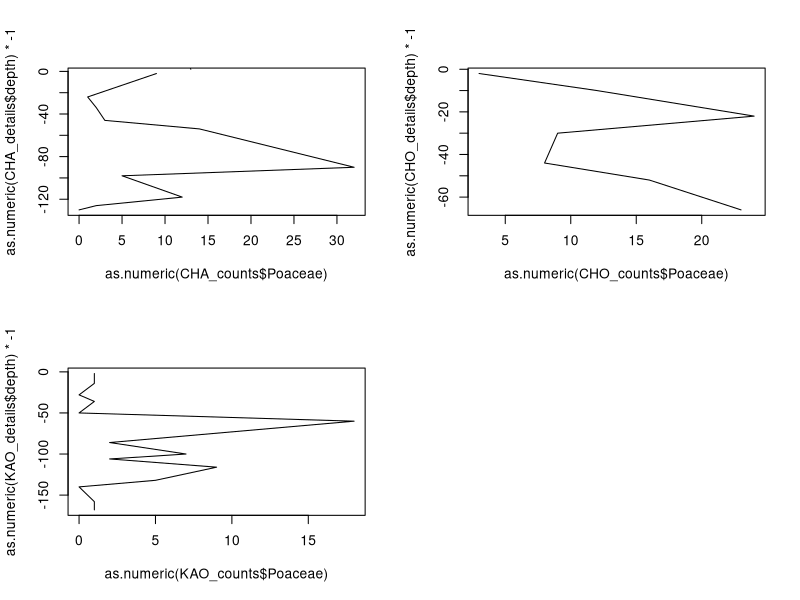
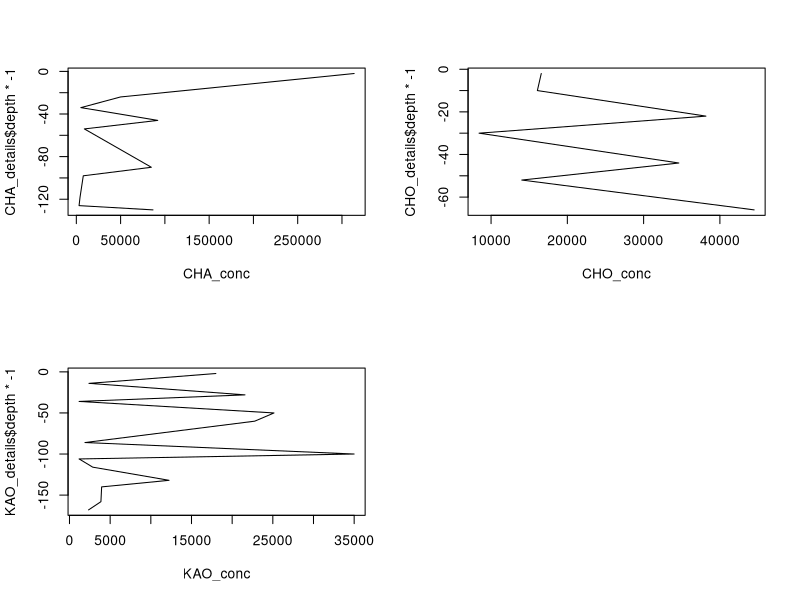

Reproduce these figures in R, in order.
###Basic plotting of Gamo Results for SAA Poster

#Necessary Functions

plottR=function(x,y,
                percent=TRUE,
                spacing=5,
                min_LYCO=0,
                min_PHYT=0,
                min_POL=0,
                scale_exclude=FALSE,
                stacked=FALSE,
                set_windows=FALSE,
                window_size=100,
                stem_labels=NA,
                exclude_columns=NA,
                exclude_size=25,
                #exclude=NA, #Let's lose the "exclude" command, include "independent" plotting?
                plot_boxes=TRUE,
                box_width=5,
                pl_colors=0,
                sample_lines=FALSE,
                by_depth=TRUE,
                plot_title=NA,
                point_limit=1,
                log_concentrations=FALSE,
                manual_range=FALSE,
                min_y=0,
                max_y=100,
                label_buffer=75,
                label_anchor=5,
                plot_zones=FALSE,
                clust=NA,
                n_groups=3,
                zone_labels=NA
                #aspct_ratio=
)
{ 
  if(class(stem_labels)=="character"){
    taxa=stem_labels
  } else {
    taxa=colnames(x)
  }
  
  
  if(percent==TRUE){ #Path for calculating percents rather than raw values ###CALCULATING PERCENTS IS STUPID
    
    #Scan for values to exclude
    LYCO_n=y$LYCO_n
    x=x[LYCO_n>min_LYCO,]
    
    if(by_depth==FALSE){
      all_sample_depths=y$cal_BP
      cut_sample_depths=all_sample_depths[LYCO_n<=min_LYCO]
      use_sample_depths=all_sample_depths[LYCO_n>min_LYCO]
    } else {
      all_sample_depths=y$depth
      cut_sample_depths=all_sample_depths[LYCO_n<=min_LYCO]
      use_sample_depths=all_sample_depths[LYCO_n>min_LYCO]
    }
    
    
    #Need maximum widths of each type
    #taxa=colnames(x) - testing something here
    x[is.na(x)] = 0
    x_max=apply(x,2,max)
    
    if(scale_exclude==TRUE){ #We're dropping in spaces for the appended data
      x_max[(length(x_max)-(length(exclude_columns)-1)):length(x_max)]=exclude_size
    }
    
    windows=ceiling(x_max) #Each morphotype gets a "window" set just above its max value.
    
    anchors=vector("numeric",length=length(windows))
    for(i in 1:length(anchors)){
      if(i==1){
        anchors[i]=0
      } else {
        anchors[i]=sum(windows[1:(i-1)])+(spacing*(i-1))
      }
    }
    
    plot_width=sum(windows)+(spacing*(length(windows)-1)) #Total width for the plot in percent.
    
    if(by_depth==TRUE){ #Fork here to plot by date
      y_var=y$depth[LYCO_n>min_LYCO]
    } else {
      y_var=y$cal_BP[LYCO_n>min_LYCO] #First crack at adding dates... 3.6.2024-CAK
    } #this is where you would add dates if applicable
    
    #Break here to add if statement to manage y axis plotting.
    if(manual_range==FALSE){
      plot(0,0,xlim=c(0-(plot_width*0.05),plot_width),ylim=c(max(y_var)*-1,label_buffer),pch=NA,ann=FALSE,axes=FALSE) 
      #Do we need divergent paths for plotting by date or depth?
    } else {
      plot(0,0,xlim=c(0-(plot_width*0.05),plot_width),ylim=c(max_y*-1,(min_y+label_buffer)),pch=NA,ann=FALSE,axes=FALSE)
    }
    ### Plotting uses manual manipulation of the upper part of the y axis to create space for labels. This needs to be managed as a %. 
    
    if(is.character(plot_title)==TRUE){
      title(main=plot_title)
    }
    
    #if(plot_zones==TRUE){ #adjusting anchors and taxa list for zone title
    #  anchors=c(0-(plot_width*0.049),anchors)
    #  taxa = c("zones",taxa)
    #}
    
    text(anchors,label_anchor,labels=taxa,srt=45,adj=c(0,0),cex=0.75)
    #This is where we break it for mannual_range
    if(manual_range==FALSE){
      axis(2,seq(max(y_var)*-1,0,5),las=1,labels=seq(max(y_var),0,-5),cex.axis=0.75)
    } else {
      axis(2,seq(max_y*-1,min_y*-1,max_y*0.05),las=1,labels=seq(max_y,min_y,max_y*-0.05),cex.axis=0.75)
    }
    
    
    for(i in 1:ncol(x)){ #Loop for plotting data by columns, note that everything that's submitted gets plotted, "exclude" only refers to % calculation
      top_pts=c(rep(anchors[i],2))
      btm_pts=c(0,max(y_var)*-1)
      #print(c(top_pts,btm_pts)) #Testing if this was working, if there's problems, try turning this on.
      #Forking here to manage drawing stems
      if(manual_range==TRUE){
        btm_pts=c(min_y,max_y)*-1
      }
      lines(top_pts,btm_pts)
      
      if(plot_boxes==TRUE){ #Splitting path here to focus on plotting boxes, can incorporate polygons later...
        if(scale_exclude==TRUE){
          if(i<ncol(x)-(length(exclude_columns)-1)){
            for(ii in 1:nrow(x)){
              if(x[ii,i]>point_limit){
                box_x=c(0,0,x[ii,i],x[ii,i])+anchors[i]
                box_y=c(y_var[ii],y_var[ii]+box_width,y_var[ii]+box_width,y_var[ii])*-1
                #polygon(box_x,box_y,col="black")
                polygon(box_x,box_y,col=pl_colors[i])
              } else {
                pch_val=21
                pch_val[x[ii,i]==0]=NA
                points(x[ii,i]+anchors[i],(y_var[ii]+(box_width*0.5))*-1,pch=pch_val,bg="black",cex=0.5)
              }
              
            }
          } else {
            box_mx=max(x[,i],na.rm=TRUE)
            box_pr=x[,i]/box_mx
            box_points=box_pr*exclude_size
            for(ii in 1:nrow(x)){
              box_x=c(0,0,box_points[ii],box_points[ii])+anchors[i]
              box_y=c(y_var[ii],y_var[ii]+box_width,y_var[ii]+box_width,y_var[ii])*-1
              #polygon(box_x,box_y,col="black")
              polygon(box_x,box_y,col=pl_colors[i])
            }
          }
        } else {
          for(ii in 1:nrow(x)){
            if(x[ii,i]>point_limit){
              box_x=c(0,0,x[ii,i],x[ii,i])+anchors[i]
              box_y=c(y_var[ii],y_var[ii]+box_width,y_var[ii]+box_width,y_var[ii])*-1
              #polygon(box_x,box_y,col="black")
              polygon(box_x,box_y,col=pl_colors[i])
            } else {
              pch_val=21
              pch_val[x[ii,i]==0]=NA
              points(x[ii,i]+anchors[i],(y_var[ii]+(box_width*0.5))*-1,pch=pch_val,bg="black",cex=0.5)
            }
            
          }
        }
        
        
        
      } else { #This is where we do polygons
        
        if(scale_exclude==TRUE){
          if(i<ncol(x)-(length(exclude_columns)-1)){
            
            x_points = c(x[,i],rep(0,length(x[,i])))+anchors[i]
            y_points = c(y_var,rev(y_var))*-1
            polygon(x_points,y_points, col=pl_colors[i])
            
            for(ii in 1:nrow(x)){
              if(x[ii,i]>point_limit){
                if(sample_lines==TRUE){
                  lines(c(0,x[ii,i])+anchors[i],c(y_var[ii],y_var[ii])*-1)
                }
                #box_x=c(0,0,x[ii,i],x[ii,i])+anchors[i]
                #box_y=c(y_var[ii],y_var[ii]+box_width,y_var[ii]+box_width,y_var[ii])*-1
                #polygon(box_x,box_y,col="black")
                #polygon(box_x,box_y,col=pl_colors[i])
              } else {
                pch_val=21
                pch_val[x[ii,i]==0]=NA
                points(x[ii,i]+anchors[i],(y_var[ii]+(box_width*0.5))*-1,pch=pch_val,bg="black",cex=0.5)
              }
              
            }
          } else {
            box_mx=max(x[,i],na.rm=TRUE)
            box_pr=x[,i]/box_mx
            box_points=box_pr*exclude_size
            
            x_points = c(box_points,rep(0,length(box_points)))+anchors[i]
            y_points = c(y_var,rev(y_var))*-1
            #x_points=c(box_points,rep(0,length(box_points)))
            #y_points=c(y_var,rev(y_var))
            
            polygon(x_points,y_points,col=pl_colors[i])
            
            for(ii in 1:nrow(x)){
              #box_x=c(0,0,box_points[ii],box_points[ii])+anchors[i]
              #box_y=c(y_var[ii],y_var[ii]+box_width,y_var[ii]+box_width,y_var[ii])*-1
              #polygon(box_x,box_y,col="black")
              #polygon(box_x,box_y,col=pl_colors[i])
            }
          }
        } else {
          
          x_points = c(x[,i],rep(0,length(x[,i])))+anchors[i]
          y_points = c(y_var,rev(y_var))*-1
          polygon(x_points,y_points, col=pl_colors[i])
          
          for(ii in 1:nrow(x)){
            if(x[ii,i]>point_limit){
              if(sample_lines==TRUE){
                lines(c(0,x[ii,i])+anchors[i],c(y_var[ii],y_var[ii])*-1)
              }
              #box_x=c(0,0,x[ii,i],x[ii,i])+anchors[i]
              #box_y=c(y_var[ii],y_var[ii]+box_width,y_var[ii]+box_width,y_var[ii])*-1
              #polygon(box_x,box_y,col="black")
              #polygon(box_x,box_y,col=pl_colors[i])
            } else {
              pch_val=21
              pch_val[x[ii,i]==0]=NA
              points(x[ii,i]+anchors[i],(y_var[ii]+(box_width*0.5))*-1,pch=pch_val,bg="black",cex=0.5)
            }
            
          }
        }
        
        
        
      }
      
      if(i<ncol(x)-(length(exclude_columns)-1)){
        axis(1,at=c(anchors[i],anchors[i]+windows[i]),labels=c(NA,windows[i]),cex.axis=0.75)
      } else {
        axis(1,at=c(anchors[i],anchors[i]+windows[i]),labels=c(NA,ceiling(max(x[,i],na.rm=TRUE))),cex.axis=0.75)
      }
      
      #HOLD POINT FOR ZONES
      
    } #Closing column plotting loop.
    
    if(plot_zones==TRUE){ ###Adding zones to plots, supply a chclust object and n groups.
      clusters = cutree(clust, k = n_groups)
      text_anchors=vector("numeric",length = length(n_groups))
      text(0-(plot_width*0.04),label_anchor,labels="zones",srt=45,adj=c(0,0),cex=0.75) #adding zone label
      if(class(zone_labels)=="character"){
        
      } 
      else {
        zone_labels=as.character(c(1:n_groups))
      }
      for(j in 2:n_groups){ #Now we find lines between the major groups. Can append this to the cluster building.
        xj = max(y_var[clusters == j-1])*-1
        yj = min(y_var[clusters == j])*-1
        b = (xj + (yj - xj)/2)
        lines(c(0-(plot_width*0.05),plot_width), c(b, b), lty = 3)
        text_anchors[j]=b
      }
      for(k in 1:n_groups){
        if(k!=n_groups){
          text(0-(plot_width*0.03),text_anchors[k+1]+((text_anchors[k]-text_anchors[k+1])/2),zone_labels[k],cex=0.6,adj=c(1,0))
        } else {
          text(0-(plot_width*0.03),text_anchors[k]-((text_anchors[k]+max_y)/2),zone_labels[k],cex=0.6,adj=c(1,0))
        }
        
      }
    } else {}
    
    points(-rep(spacing,length(use_sample_depths)),(use_sample_depths*-1)-(box_width*0.5),pch=21,cex=0.5)
    points(-rep(spacing,length(cut_sample_depths)),(cut_sample_depths*-1)-(box_width*0.5),pch=4,cex=0.5)
    
  } else { #Closing percent calculation path, this is where raw value plots would begin.
    
    #if(stacked==TRUE & summarize_taxa==TRUE){ #Building out loop to handle summarizing results by taxa groups.
    
    #We need summarized results for select samples (thresholds for sample size and lycopodium?), then we plot as points or boxes?
    
    #} #Closing out summarizing by group plots.
    
    if(stacked==TRUE & set_windows==TRUE){ #Opening section for plotting stacked results with even windows.
      
      if(log_concentrations==TRUE){
        conc_finder=grep("conc",colnames(x))
        for(i in 1:length(conc_finder)){
          x[,conc_finder[i]]=log(x[,conc_finder[i]])
        }
      }
      
      LYCO_n=y$LYCO_n
      
      all_sample_depths=y$depth
      cut_sample_depths=all_sample_depths[LYCO_n<=min_LYCO]
      use_sample_depths=all_sample_depths[LYCO_n>min_LYCO]
      
      x=x[LYCO_n>min_LYCO,]
      y=y[LYCO_n>min_LYCO,]
      #taxa=colnames(x)
      x_max=apply(x,2,max)
      
      if(scale_exclude==TRUE){ #We're dropping in spaces for the appended data
        x_max[(length(x_max)-(length(exclude_columns)-1)):length(x_max)]=exclude_size
      }
      
      windows=rep(window_size,ncol(x)/2) #Each morphotype gets a "window" set just above its max value.
      
      anchors=vector("numeric",length=length(windows))
      for(i in 1:length(anchors)){
        if(i==1){
          anchors[i]=0
        } else {
          anchors[i]=sum(windows[1:(i-1)])+(spacing*(i-1))
        }
      }
      
      plot_width=sum(windows)+(spacing*(length(windows)-1)) #Total width for the plot in percent.
      
      if(by_depth==TRUE){ #Fork here to plot by date
        y_var=y$depth
      } else {} #this is where you would add dates if applicable
      
      
      #Break here to add if statement to manage y axis plotting.
      if(manual_range==FALSE){
        plot(0,0,xlim=c(0-(plot_width*0.05),plot_width),ylim=c(max(y_var)*-1,label_buffer),pch=NA,ann=FALSE,axes=FALSE) 
        #Do we need divergent paths for plotting by date or depth?
      } else {
        plot(0,0,xlim=c(0-(plot_width*0.05),plot_width),ylim=c(max_y*-1,(min_y+label_buffer)),pch=NA,ann=FALSE,axes=FALSE)
      }
      ### Plotting uses manual manipulation of the upper part of the y axis to create space for labels. This needs to be managed as a %. 
      
      if(is.character(plot_title)==TRUE){
        title(main=plot_title)
      }
      
      #Can we draw boxes straight out?
      
      evens=seq(2,ncol(x),2)
      odds=seq(1,ncol(x),2)
      
      plot_placement=vector("character",length=ncol(x))
      
      plot_placement[evens]="front"
      plot_placement[odds]="back"
      
      #taxa=stem_labels
      
      anchors=rep(anchors,2)
      anchors=anchors[order(anchors)]
      
      text(anchors[evens]+(window_size*0.3),5,labels=taxa[evens],adj=c(0,0),cex=0.75) ###This is broken in stacked logic - FIX
      text(anchors[odds]+(window_size*0.3),15,labels=taxa[odds],adj=c(0,0),cex=0.75)
      #Break here with manual_range
      if(manual_range==FALSE){
        axis(2,seq(max(y_var)*-1,0,5),las=1,labels=seq(max(y_var),0,-5),cex.axis=0.75)
      } else {
        axis(2,seq(max_y*-1,min_y*-1,5),las=1,labels=seq(max_y,min_y,-5),cex.axis=0.75)
      }
      
      
      for(i in 1:ncol(x)){
        #print(c(top_pts,btm_pts)) #Testing if this was working, if there's problems, try turning this on.
        if(plot_boxes==TRUE){ #Splitting path here to focus on plotting boxes, can incorporate polygons later..
          if(plot_placement[i]=="front"){
            box_mx=max(x[,i-1],na.rm=TRUE)
            box_pr=x[,i]/box_mx
            box_points=box_pr*window_size
            for(ii in 1:nrow(x)){
              
              if(x[ii,i]>point_limit){
                
                box_x=c(0,0,box_points[ii],box_points[ii])+anchors[i]
                box_y=c(y_var[ii],y_var[ii]+box_width,y_var[ii]+box_width,y_var[ii])*-1
                polygon(box_x,box_y,col="gray")
                
              } else {
                pch_val=21
                pch_val[x[ii,i]==0]=NA
                points(x[ii,i]+anchors[i],(y_var[ii]+(box_width*0.5))*-1,pch=pch_val,bg="gray",cex=0.5)
                #points(x[ii,i]+anchors[i],(y_var[ii]+(box_width*0.5))*-1,pch=21,bg="gray",cex=0.5)
              }
              
            }
            
          } else { #"BACK" set of plots.
            box_mx=max(x[,i],na.rm=TRUE)
            box_pr=x[,i]/box_mx
            box_points=box_pr*window_size
            for(ii in 1:nrow(x)){
              
              if(x[ii,i]>point_limit){
                
                box_x=c(0,0,box_points[ii],box_points[ii])+anchors[i]
                box_y=c(y_var[ii],y_var[ii]+box_width,y_var[ii]+box_width,y_var[ii])*-1
                polygon(box_x,box_y,col="black")
                
              } else {
                pch_val=21
                pch_val[x[ii,i]==0]=NA
                points(x[ii,i]+anchors[i],(y_var[ii]+(box_width*0.5))*-1,pch=pch_val,bg="black",cex=0.5)
                #points(x[ii,i]+anchors[i],(y_var[ii]+(box_width*0.5))*-1,pch=21,bg="black",cex=0.5)
              }
              
            }
            
            labelbox_x=c(0,0,25,25)+anchors[i]
            labelbox_y1=c(5,5+box_width,5+box_width,5)
            labelbox_y2=c(15,15+box_width,15+box_width,15)
            
            polygon(labelbox_x,labelbox_y1,col="gray")
            polygon(labelbox_x,labelbox_y2,col="black")
            
            top_pts=c(rep(anchors[i],2))
            btm_pts=c(0,max(y_var)*-1)
            #Forking here to manage drawing stems
            if(manual_range==TRUE){
              btm_pts=c(min_y,max_y)*-1
            }
            lines(top_pts,btm_pts)
            axis(1,at=c(anchors[i],anchors[i]+window_size),labels=c(NA,ceiling(max(x[,i],na.rm=TRUE))),cex.axis=0.75)
            
          }
          
          #if(i<ncol(x)-(length(exclude_columns)-1)){
          #  axis(1,at=c(anchors[i],anchors[i]+windows[i]),labels=c(0,windows[i]),cex.axis=0.5)
          #} else {
          #  axis(1,at=c(anchors[i],anchors[i]+windows[i]),labels=c(0,ceiling(max(x[,i],na.rm=TRUE))),cex.axis=0.5)
          #}
          
        } else {} #This is where we would do polygons #Closing if/else for box plotting
        
      } #Closing Column loop
      
      points(-rep(spacing,length(use_sample_depths)),(use_sample_depths*-1)-(box_width*0.5),pch=21,cex=0.5)
      points(-rep(spacing,length(cut_sample_depths)),(cut_sample_depths*-1)-(box_width*0.5),pch=4,cex=0.5)
      
    } else {} #Closing loop for Stacked and Set Window == TRUE/FALSE
    
  } #Closing else loop for percent==TRUE
  
} #Closing out function

#Data Read

CHA <- read.csv("CHA.csv", header = TRUE)
CHO <- read.csv("CHO.csv", header = TRUE)
KAO <- read.csv("KAO.csv", header = TRUE)

#Replace NAs with 0s

CHA[is.na(CHA) == TRUE] = 0
CHO[is.na(CHO) == TRUE] = 0
KAO[is.na(KAO) == TRUE] = 0

#Isolate core details

CHA_details = as.data.frame(t(CHA[CHA$CLASS == "00_CORE",4:ncol(CHA)]))
CHO_details = as.data.frame(t(CHO[CHO$CLASS == "00_CORE",4:ncol(CHO)]))
KAO_details = as.data.frame(t(KAO[KAO$CLASS == "00_CORE",4:ncol(KAO)]))

#Add new headers

colnames(CHA_details) = CHA[1:6,3]
colnames(CHO_details) = CHO[1:6,3]
colnames(KAO_details) = KAO[1:6,3]

#Isolate counts

CHA_counts = as.data.frame(t(CHA[CHA$CLASS != "00_CORE", 4:ncol(CHA)]))
CHO_counts = as.data.frame(t(CHO[CHO$CLASS != "00_CORE", 4:ncol(CHO)]))
KAO_counts = as.data.frame(t(KAO[KAO$CLASS != "00_CORE", 4:ncol(KAO)]))

#Add new headers

colnames(CHA_counts) = CHA[CHA$CLASS != "00_CORE",3]
colnames(CHO_counts) = CHO[CHO$CLASS != "00_CORE",3]
colnames(KAO_counts) = KAO[KAO$CLASS != "00_CORE",3]
  
##Cleanup stupid headers
#
#CHA_counts = CHA_counts[-1,]
#CHO_counts = CHO_counts[-1,]
#KAO_counts = KAO_counts[-1,]

#Now we do some basic plotting.

par(mfrow = c(2,2))

plot(as.numeric(CHA_counts$Poaceae), as.numeric(CHA_details$depth)*-1, type = "l")
lines(as.numeric(CHA_counts$Cyperaceae), CHA_details$depth, lty = 2)

plot(as.numeric(CHO_counts$Poaceae), as.numeric(CHO_details$depth)*-1, type = "l")
lines(as.numeric(CHO_counts$Cyperaceae), CHO_details$depth, lty = 2)

plot(as.numeric(KAO_counts$Poaceae), as.numeric(KAO_details$depth)*-1, type = "l")
lines(as.numeric(KAO_counts$Cyperaceae), KAO_details$depth, lty = 2)

par(mfrow = c(1,1))

#Pollen sums

CHA_sum = apply(CHA_counts, 1, sum)
CHO_sum = apply(CHO_counts, 1, sum)
KAO_sum = apply(KAO_counts, 1, sum)

#Concentrations

par(mfrow = c(2,2))

CHA_conc = ((CHA_details$LYCO_mean*CHA_details$LYCO_add)/CHA_details$weight)*(CHA_sum/CHA_details$LYCO)
CHO_conc = ((CHO_details$LYCO_mean*CHO_details$LYCO_add)/CHO_details$weight)*(CHO_sum/CHO_details$LYCO)
KAO_conc = ((KAO_details$LYCO_mean*KAO_details$LYCO_add)/KAO_details$weight)*(KAO_sum/KAO_details$LYCO)

plot(CHA_conc, CHA_details$depth*-1, type = "l")
plot(CHO_conc, CHO_details$depth*-1, type = "l")
plot(KAO_conc, KAO_details$depth*-1, type = "l")

par(mfrow = c(1,1))
